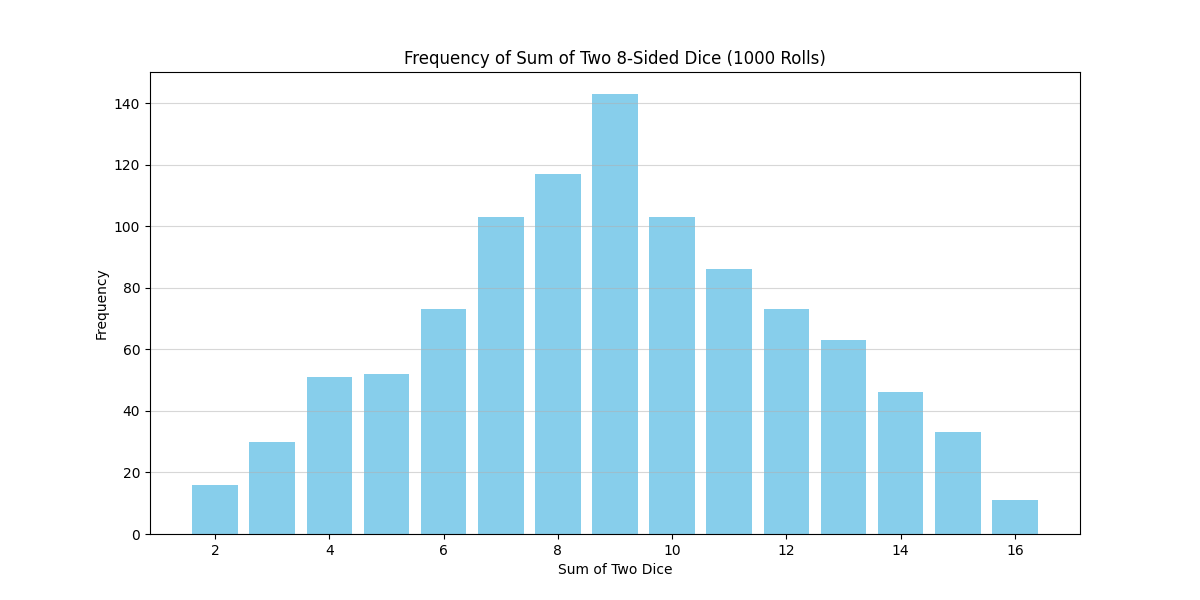

The Python source for this figure:
import matplotlib.pyplot as plt
import random

def roll_dice():
    return random.randint(1, 8) + random.randint(1, 8)

num_rolls = 1000

results = [roll_dice() for _ in range(num_rolls)]

frequency = [results.count(i) for i in range(2, 17)]

plt.figure(figsize=(12, 6))
plt.bar(range(2, 17), frequency, color='skyblue')
plt.xlabel('Sum of Two Dice')
plt.ylabel('Frequency')
plt.title(f'Frequency of Sum of Two 8-Sided Dice ({num_rolls} Rolls)')
plt.grid(axis='y', alpha=0.5)
plt.show()
